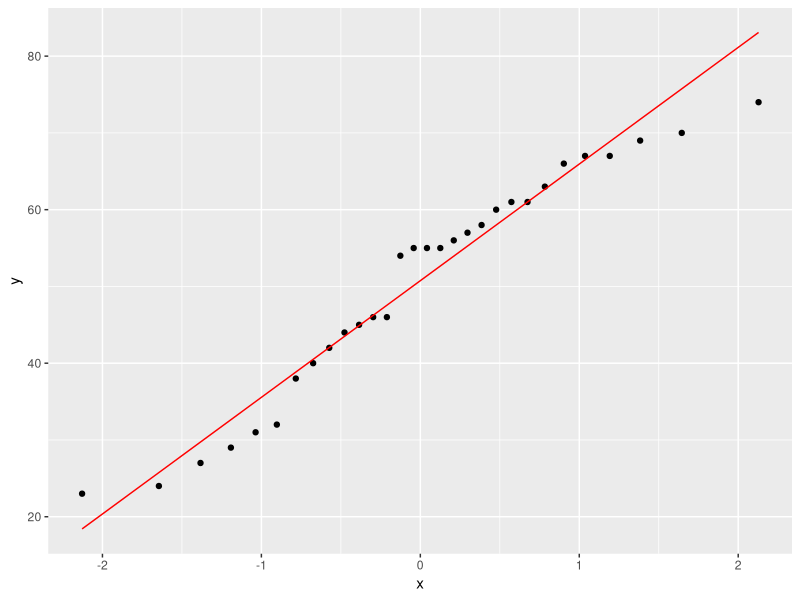
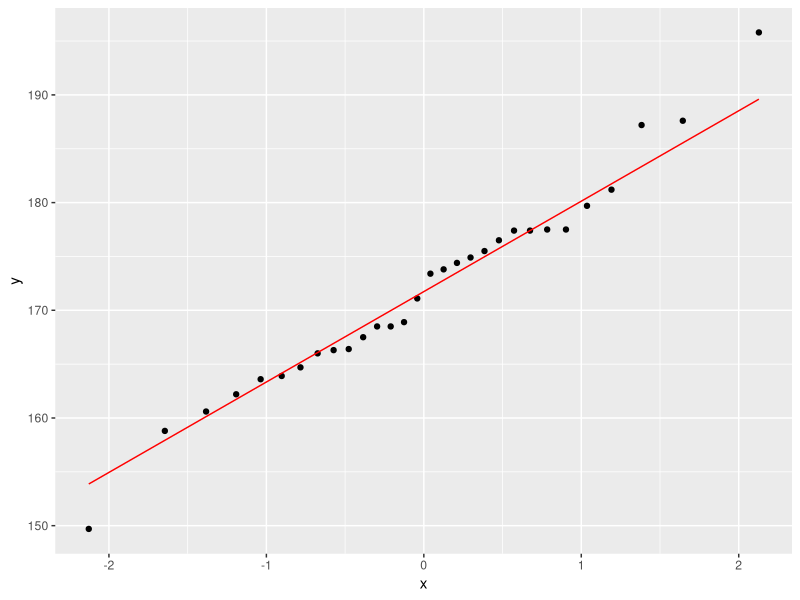
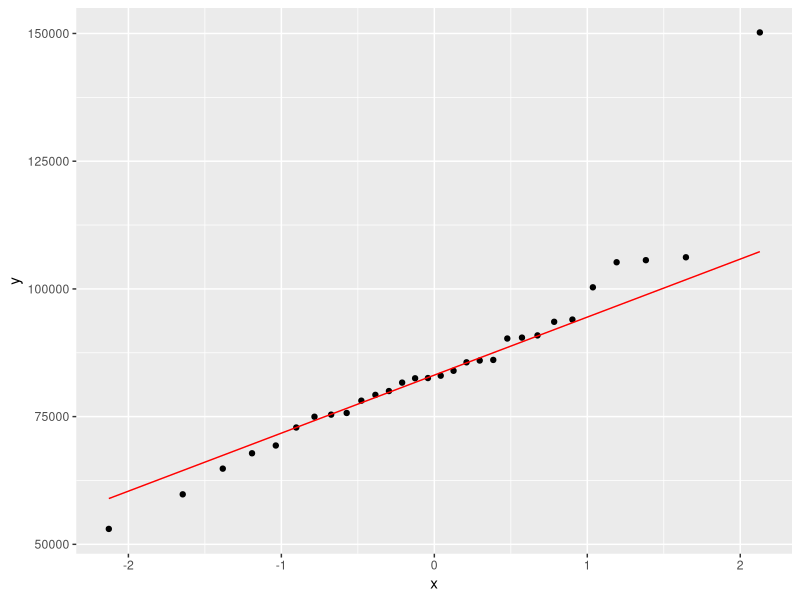
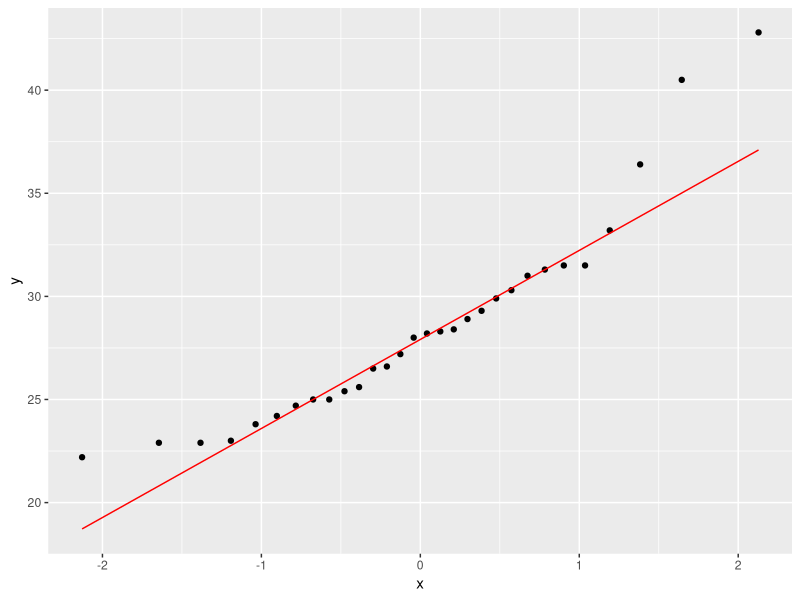
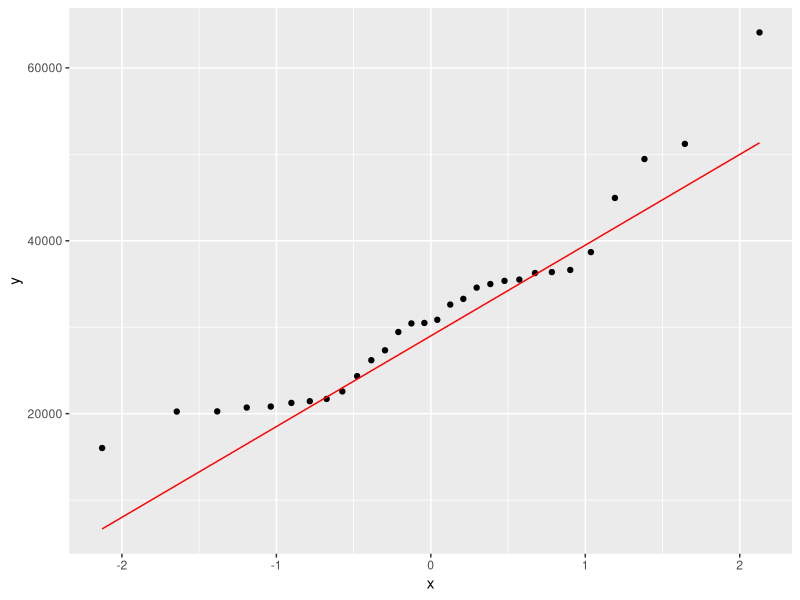
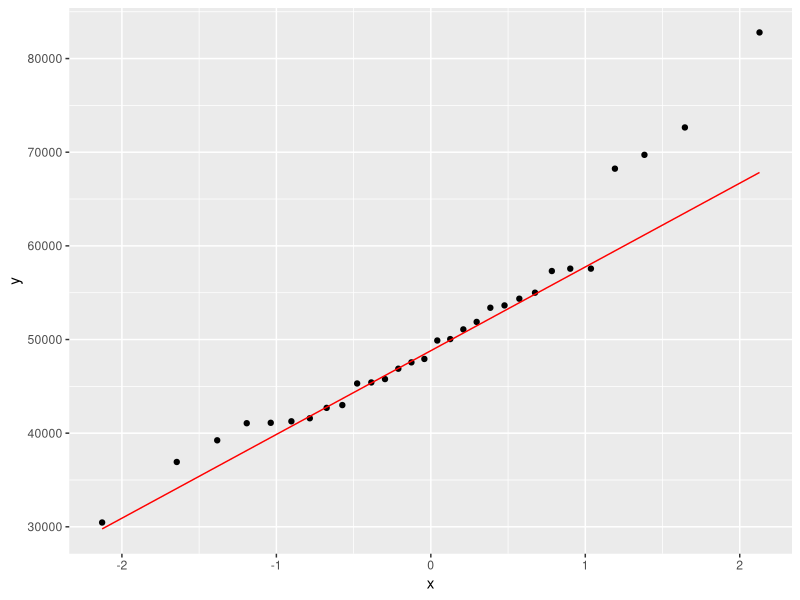
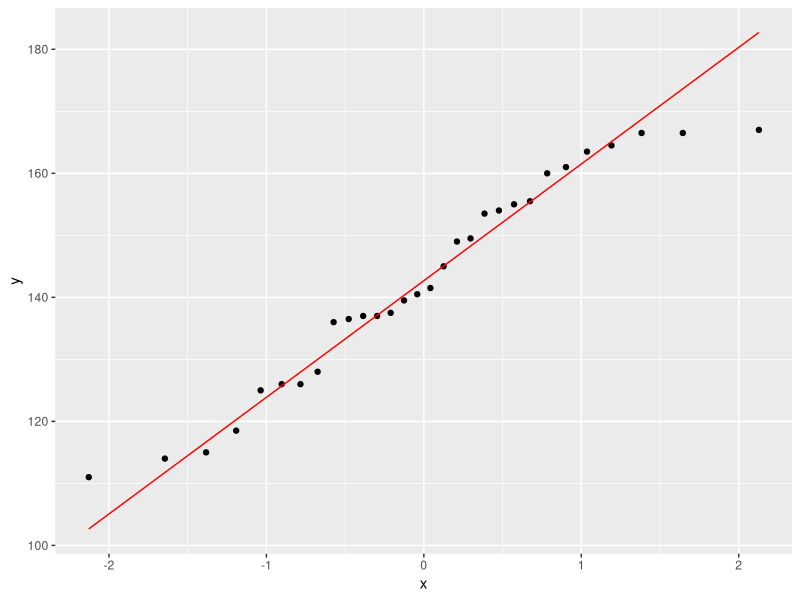
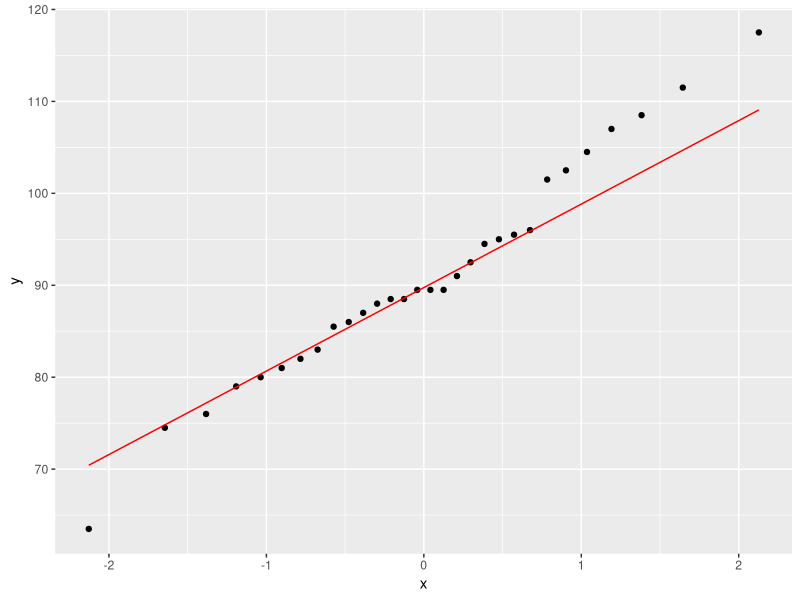

Write R code to recreate these figures, in order.
## ---- chunk 1
library(tidyverse); library(knitr); library(ggplot2); library(kableExtra); library(readxl); library(dplyr); library(flextable); library(pbkrtest); library(broom)
Resultatskjema <- read_excel("Resultatskjema.xlsx")
view(Resultatskjema)

pre.diff <- Resultatskjema %>%
  # velger relevante variabler
  select(id, group, time, sex, age, height, total_mass, bmi, fat_mass, lean_mass, sys, dia, wc, handgrip, vo2max_ml_min_kg_6x5, vat_mass, vat_volume, `s-glukose`, `s-triglyserider`, `s-hdl`, `s-ldl`, pwv, `1rm_newton`) %>% 
  # filtrerer verdier fra pretest
  filter(time == "pre") %>%
  # grupperer etter gruppe 
  group_by(group) %>%
  mutate(total_mass = as.numeric(total_mass, na.rm = TRUE)) %>%
  mutate(fat_mass = as.numeric(fat_mass, na.rm = TRUE)) %>%
  mutate(lean_mass = as.numeric(lean_mass, na.rm = TRUE)) %>%
  mutate(vo2max_ml_min_kg = as.numeric(vo2max_ml_min_kg_6x5, na.rm = TRUE)) %>%
  mutate(vat_mass = as.numeric(vat_mass, na.rm = TRUE)) %>%
  mutate(vat_volume = as.numeric(vat_volume, na.rm = TRUE)) %>%
  mutate(`s-glukose` = as.numeric(`s-glukose`, na.rm = TRUE)) %>%
  mutate(`s-triglyserider` = as.numeric(`s-triglyserider`, na.rm = TRUE)) %>%
  mutate(`s-hdl` = as.numeric(`s-hdl`, na.rm = TRUE)) %>%
  mutate(`s-ldl` = as.numeric(`s-ldl`, na.rm = TRUE)) %>%
  mutate(pwv = as.numeric(pwv, na.rm = TRUE)) %>%
  mutate(strength_leg = as.numeric(`1rm_newton`, na.rm = TRUE)) %>%
  drop_na() %>%
  print()

ggplot(pre.diff, aes(sample = age)) + stat_qq() + stat_qq_line(col = "red")
lm.age <- lm(age ~ group, data = pre.diff)
summary(lm.age)
confint(lm.age)

lm.age.co <- lm(age ~ group + sex, data = pre.diff)
summary(lm.age.co)

ggplot(pre.diff, aes(sample = height)) + stat_qq() + stat_qq_line(col = "red")
lm.height <- lm(height ~ group, data = pre.diff)
summary(lm.height)
confint(lm.height)

lm.height.co <- lm(height ~ group + sex, data = pre.diff)
summary(lm.height.co)

ggplot(pre.diff, aes(sample = total_mass)) + stat_qq() + stat_qq_line(col = "red")
lm.mass <- lm(total_mass ~ group, data = pre.diff)
summary(lm.mass)
confint(lm.mass)

lm.mass.co <- lm(total_mass ~ group + sex, data = pre.diff)
summary(lm.mass.co)

# bmi er signifikant forskjellig mellom gruppene
ggplot(pre.diff, aes(sample = bmi)) + stat_qq() + stat_qq_line(col = "red")
lm.bmi <- lm(bmi ~ group, data = pre.diff)
summary(lm.bmi)
confint(lm.bmi)

lm.bmi.co <- lm(bmi ~ group + sex, data = pre.diff)
summary(lm.bmi.co)

# fettmasse er signifikant forskjellig mellom gruppene
ggplot(pre.diff, aes(sample = fat_mass)) + stat_qq() + stat_qq_line(col = "red")
lm.fat <- lm(fat_mass ~ group, data = pre.diff)
summary(lm.fat)
confint(lm.fat)

lm.fat.co <- lm(fat_mass ~ group + sex, data = pre.diff)
summary(lm.fat.co)

ggplot(pre.diff, aes(sample = lean_mass)) + stat_qq() + stat_qq_line(col = "red")
lm.lean <- lm(lean_mass ~ group, data = pre.diff)
summary(lm.lean)
confint(lm.lean)

lm.lean.co <- lm(lean_mass ~ group + sex, data = pre.diff)
summary(lm.lean.co)

ggplot(pre.diff, aes(sample = sys)) + stat_qq() + stat_qq_line(col = "red")
lm.sys <- lm(sys ~ group, data = pre.diff)
summary(lm.sys)
confint(lm.sys)

lm.sys.co <- lm(sys ~ group + sex, data = pre.diff)
summary(lm.sys.co)

ggplot(pre.diff, aes(sample = dia)) + stat_qq() + stat_qq_line(col = "red")
lm.dia <- lm(dia ~ group, data = pre.diff)
summary(lm.dia)
confint(lm.dia)

lm.dia.co <- lm(dia ~ group + sex, data = pre.diff)
summary(lm.dia.co)

ggplot(pre.diff, aes(sample = wc)) + stat_qq() + stat_qq_line(col = "red")
lm.wc <- lm(wc ~ group, data = pre.diff)
summary(lm.wc)
confint(lm.wc)

lm.wc.co <- lm(wc ~ group + sex, data = pre.diff)
summary(lm.wc.co)

ggplot(pre.diff, aes(sample = handgrip)) + stat_qq() + stat_qq_line(col = "red")
lm.hg <- lm(handgrip ~ group, data = pre.diff)
summary(lm.hg)

lm.hg.co <- lm(handgrip ~ group + sex, data = pre.diff)
summary(lm.hg.co)

ggplot(pre.diff, aes(sample = vo2max_ml_min_kg)) + stat_qq() + stat_qq_line(col = "red")
lm.vo2 <- lm(vo2max_ml_min_kg ~ group, data = pre.diff)
summary(lm.vo2)

lm.vo2.co <- lm(vo2max_ml_min_kg ~ group + sex, data = pre.diff)
summary(lm.vo2.co)

ggplot(pre.diff, aes(sample = vat_mass)) + stat_qq() + stat_qq_line(col = "red")
lm.vat <- lm(vat_mass ~ group, data = pre.diff)
summary(lm.vat)

lm.vat.co <- lm(vat_mass ~ group + sex, data = pre.diff)
summary(lm.vat.co)

ggplot(pre.diff, aes(sample = vat_volume)) + stat_qq() + stat_qq_line(col = "red")
lm.vatv <- lm(vat_volume ~ group, data = pre.diff)
summary(lm.vatv)

# fjerner fp som hadde 10 i glukose 
gluk <- pre.diff %>%
  filter(id != "tr031 10541") %>%
  print()

# sjekker forskjeller både med og uten fp med ekstremverdi  
ggplot(gluk, aes(sample = `s-glukose`)) + stat_qq() + stat_qq_line(col = "red")
lm.gluk <- lm(`s-glukose` ~ group, data = gluk)
summary(lm.gluk)

ggplot(pre.diff, aes(sample = `s-glukose`)) + stat_qq() + stat_qq_line(col = "red")
lm.gluk.med <- lm(`s-glukose` ~ group, data = pre.diff)
summary(lm.gluk.med)

lm.gluk.med.co <- lm(`s-glukose` ~ group + sex, data = pre.diff)
summary(lm.gluk.med.co)

ggplot(pre.diff, aes(sample = `s-triglyserider`)) + stat_qq() + stat_qq_line(col = "red")
lm.trigl <- lm(`s-triglyserider` ~ group, data = pre.diff)
summary(lm.trigl)

lm.trigl.co <- lm(`s-triglyserider` ~ group + sex, data = pre.diff)
summary(lm.trigl.co)

# fjerner 3xfp med ekstreme verdier i triglyserider
trigl <- pre.diff %>%
  filter(id != "tr031 11159") %>%
  filter(id != "tr031 14662") %>%
  filter(id != "tr031 11887") %>%
  print()

# sjekker forskjeller uten 3xfp
ggplot(trigl, aes(sample = `s-triglyserider`)) + stat_qq() + stat_qq_line(col = "red")
lm.trigl.uten <- lm(`s-triglyserider` ~ group, data = trigl)
summary(lm.trigl.uten)

ggplot(pre.diff, aes(sample = `s-hdl`)) + stat_qq() + stat_qq_line(col = "red")
lm.hdl <- lm(`s-hdl` ~ group, data = pre.diff)
summary(lm.hdl)

lm.hdl.co <- lm(`s-hdl` ~ group + sex, data = pre.diff)
summary(lm.hdl.co)

# fjerner fp med ekstreme verdier i hdl
hdl <- pre.diff %>%
  filter(id != "tr031 005") %>%
  print()

ggplot(hdl, aes(sample = `s-hdl`)) + stat_qq() + stat_qq_line(col = "red")
lm.hdl.uten <- lm(`s-hdl` ~ group, data = hdl)
summary(lm.hdl.uten)

ggplot(pre.diff, aes(sample = `s-ldl`)) + stat_qq() + stat_qq_line(col = "red")
lm.ldl <- lm(`s-ldl` ~ group, data = pre.diff)
summary(lm.ldl)

ggplot(pre.diff, aes(sample = `s-ldl`)) + stat_qq() + stat_qq_line(col = "red")
lm.ldl.co <- lm(`s-ldl` ~ group + sex, data = pre.diff)
summary(lm.ldl.co)

# fjerner fp med ekstreme verdier i ldl
ldl <- pre.diff %>%
  filter(id != "tr031 001") %>%
  filter(id != "tr031 10541") %>%
  filter(id != "tr031 015") %>%
  print()

ggplot(ldl, aes(sample = `s-ldl`)) + stat_qq() + stat_qq_line(col = "red")
lm.ldl.uten <- lm(`s-ldl` ~ group, data = ldl)
summary(lm.ldl.uten)

ggplot(pre.diff, aes(sample = pwv)) + stat_qq() + stat_qq_line(col = "red")
lm.pwv <- lm(pwv ~ group, data = pre.diff)
summary(lm.pwv)

ggplot(pre.diff, aes(sample = pwv)) + stat_qq() + stat_qq_line(col = "red")
lm.pwv.co <- lm(pwv ~ group + sex, data = pre.diff)
summary(lm.pwv.co)

ggplot(pre.diff, aes(sample = strength_leg)) + stat_qq() + stat_qq_line(col = "red")
lm.strength_leg <- lm(strength_leg ~ group, data = pre.diff)
summary(lm.strength_leg)

lm.strength_leg.co <- lm(strength_leg ~ group + sex, data = pre.diff)
summary(lm.strength_leg.co)


# sjekker p.verdi mellom kvinner i pre-verdier
pre.diff.women <- Resultatskjema %>%
  # velger relevante variabler
  select(id, group, time, sex, age, height, total_mass, bmi, fat_mass, lean_mass, sys, dia, wc, handgrip, vo2max_ml_min_kg_6x5, vat_mass, vat_volume, `s-glukose`, `s-triglyserider`, `s-hdl`, `s-ldl`, pwv, `1rm_newton`) %>% 
  # filtrerer verdier fra pretest
  filter(time == "pre") %>%
  filter(sex == "1") %>%
  # grupperer etter gruppe 
  group_by(group) %>%
  mutate(total_mass = as.numeric(total_mass, na.rm = TRUE)) %>%
  mutate(fat_mass = as.numeric(fat_mass, na.rm = TRUE)) %>%
  mutate(lean_mass = as.numeric(lean_mass, na.rm = TRUE)) %>%
  mutate(vo2max_ml_min_kg = as.numeric(vo2max_ml_min_kg_6x5, na.rm = TRUE)) %>%
  mutate(vat_mass = as.numeric(vat_mass, na.rm = TRUE)) %>%
  mutate(vat_volume = as.numeric(vat_volume, na.rm = TRUE)) %>%
  mutate(`s-glukose` = as.numeric(`s-glukose`, na.rm = TRUE)) %>%
  mutate(`s-triglyserider` = as.numeric(`s-triglyserider`, na.rm = TRUE)) %>%
  mutate(`s-hdl` = as.numeric(`s-hdl`, na.rm = TRUE)) %>%
  mutate(`s-ldl` = as.numeric(`s-ldl`, na.rm = TRUE)) %>%
  mutate(pwv = as.numeric(pwv, na.rm = TRUE)) %>%
  mutate(strength_leg = as.numeric(`1rm_newton`, na.rm = TRUE)) %>%
  drop_na() %>%
  print()

ggplot(pre.diff.women, aes(sample = age)) + stat_qq() + stat_qq_line(col = "red")
lm.age.w <- lm(age ~ group, data = pre.diff.women)
summary(lm.age.w)

ggplot(pre.diff.women, aes(sample = height)) + stat_qq() + stat_qq_line(col = "red")
lm.height.w <- lm(height ~ group, data = pre.diff.women)
summary(lm.height.w)

ggplot(pre.diff.women, aes(sample = total_mass)) + stat_qq() + stat_qq_line(col = "red")
lm.mass.w <- lm(total_mass ~ group, data = pre.diff.women)
summary(lm.mass.w)

ggplot(pre.diff.women, aes(sample = bmi)) + stat_qq() + stat_qq_line(col = "red")
lm.bmi.w <- lm(bmi ~ group, data = pre.diff.women)
summary(lm.bmi.w)


ggplot(pre.diff.women, aes(sample = fat_mass)) + stat_qq() + stat_qq_line(col = "red")
lm.fat.w <- lm(fat_mass ~ group, data = pre.diff.women)
summary(lm.fat.w)

ggplot(pre.diff.women, aes(sample = lean_mass)) + stat_qq() + stat_qq_line(col = "red")
lm.lean.w <- lm(lean_mass ~ group, data = pre.diff.women)
summary(lm.lean.w)

ggplot(pre.diff.women, aes(sample = sys)) + stat_qq() + stat_qq_line(col = "red")
lm.sys.w <- lm(sys ~ group, data = pre.diff.women)
summary(lm.sys.w)

ggplot(pre.diff.women, aes(sample = dia)) + stat_qq() + stat_qq_line(col = "red")
lm.dia.w <- lm(dia ~ group, data = pre.diff.women)
summary(lm.dia.w)

ggplot(pre.diff.women, aes(sample = wc)) + stat_qq() + stat_qq_line(col = "red")
lm.wc.w <- lm(wc ~ group, data = pre.diff.women)
summary(lm.wc.w)

ggplot(pre.diff.women, aes(sample = handgrip)) + stat_qq() + stat_qq_line(col = "red")
lm.hg.w <- lm(handgrip ~ group, data = pre.diff.women)
summary(lm.hg.w)

ggplot(pre.diff.women, aes(sample = vo2max_ml_min_kg)) + stat_qq() + stat_qq_line(col = "red")
lm.vo2.w <- lm(vo2max_ml_min_kg ~ group, data = pre.diff.women)
summary(lm.vo2.w)

ggplot(pre.diff.women, aes(sample = vat_mass)) + stat_qq() + stat_qq_line(col = "red")
lm.vat.w <- lm(vat_mass ~ group, data = pre.diff.women)
summary(lm.vat.w)

ggplot(pre.diff.women, aes(sample = `s-glukose`)) + stat_qq() + stat_qq_line(col = "red")
lm.gluk.w <- lm(`s-glukose` ~ group, data = pre.diff.women)
summary(lm.gluk.w)

ggplot(pre.diff.women, aes(sample = `s-triglyserider`)) + stat_qq() + stat_qq_line(col = "red")
lm.trigl.w <- lm(`s-triglyserider` ~ group, data = pre.diff.women)
summary(lm.trigl.w)

ggplot(pre.diff.women, aes(sample = `s-hdl`)) + stat_qq() + stat_qq_line(col = "red")
lm.hdl.w <- lm(`s-hdl` ~ group, data = pre.diff.women)
summary(lm.hdl.w)

ggplot(pre.diff.women, aes(sample = `s-ldl`)) + stat_qq() + stat_qq_line(col = "red")
lm.ldl.w <- lm(`s-ldl` ~ group, data = pre.diff.women)
summary(lm.ldl.w)

ggplot(pre.diff.women, aes(sample = pwv)) + stat_qq() + stat_qq_line(col = "red")
lm.pwv.w <- lm(pwv ~ group, data = pre.diff.women)
summary(lm.pwv.w)

ggplot(pre.diff.women, aes(sample = strength_leg)) + stat_qq() + stat_qq_line(col = "red")
lm.strength_leg.w <- lm(strength_leg ~ group, data = pre.diff.women)
summary(lm.strength_leg.w)


# sjekker p.verdi mellom kvinner i pre-verdier
pre.diff.men <- Resultatskjema %>%
  # velger relevante variabler
  select(id, group, time, sex, age, height, total_mass, bmi, fat_mass, lean_mass, sys, dia, wc, handgrip, vo2max_ml_min_kg_6x5, vat_mass, vat_volume, `s-glukose`, `s-triglyserider`, `s-hdl`, `s-ldl`, pwv, `1rm_newton`) %>% 
  # filtrerer verdier fra pretest
  filter(time == "pre") %>%
  filter(sex == "2") %>%
  # grupperer etter gruppe 
  group_by(group) %>%
  mutate(total_mass = as.numeric(total_mass, na.rm = TRUE)) %>%
  mutate(fat_mass = as.numeric(fat_mass, na.rm = TRUE)) %>%
  mutate(lean_mass = as.numeric(lean_mass, na.rm = TRUE)) %>%
  mutate(vo2max_ml_min_kg = as.numeric(vo2max_ml_min_kg_6x5, na.rm = TRUE)) %>%
  mutate(vat_mass = as.numeric(vat_mass, na.rm = TRUE)) %>%
  mutate(vat_volume = as.numeric(vat_volume, na.rm = TRUE)) %>%
  mutate(`s-glukose` = as.numeric(`s-glukose`, na.rm = TRUE)) %>%
  mutate(`s-triglyserider` = as.numeric(`s-triglyserider`, na.rm = TRUE)) %>%
  mutate(`s-hdl` = as.numeric(`s-hdl`, na.rm = TRUE)) %>%
  mutate(`s-ldl` = as.numeric(`s-ldl`, na.rm = TRUE)) %>%
  mutate(pwv = as.numeric(pwv, na.rm = TRUE)) %>%
  mutate(strength_leg = as.numeric(`1rm_newton`, na.rm = TRUE)) %>%
  drop_na() %>%
  print()

ggplot(pre.diff.men, aes(sample = age)) + stat_qq() + stat_qq_line(col = "red")
lm.age.m <- lm(age ~ group, data = pre.diff.men)
summary(lm.age.m)

ggplot(pre.diff.men, aes(sample = height)) + stat_qq() + stat_qq_line(col = "red")
lm.height.m <- lm(height ~ group, data = pre.diff.men)
summary(lm.height.m)

# filtrerer ut ekstremverdi
pre.diff.men.eks <- pre.diff.men %>%
  filter(id != "tr031 004")

ggplot(pre.diff.men, aes(sample = total_mass)) + stat_qq() + stat_qq_line(col = "red")
lm.mass.m <- lm(total_mass ~ group, data = pre.diff.men)
summary(lm.mass.m)

ggplot(pre.diff.men.eks, aes(sample = total_mass)) + stat_qq() + stat_qq_line(col = "red")
lm.mass.m2 <- lm(total_mass ~ group, data = pre.diff.men.eks)
summary(lm.mass.m2)

ggplot(pre.diff.men, aes(sample = bmi)) + stat_qq() + stat_qq_line(col = "red")
lm.bmi.m <- lm(bmi ~ group, data = pre.diff.men)
summary(lm.bmi.m)

ggplot(pre.diff.men.eks, aes(sample = bmi)) + stat_qq() + stat_qq_line(col = "red")
lm.bmi.m2 <- lm(bmi ~ group, data = pre.diff.men.eks)
summary(lm.bmi.m2)

ggplot(pre.diff.men, aes(sample = fat_mass)) + stat_qq() + stat_qq_line(col = "red")
lm.fat.m <- lm(fat_mass ~ group, data = pre.diff.men)
summary(lm.fat.m)

ggplot(pre.diff.men.eks, aes(sample = fat_mass)) + stat_qq() + stat_qq_line(col = "red")
lm.fat.m2 <- lm(fat_mass ~ group, data = pre.diff.men.eks)
summary(lm.fat.m2)

ggplot(pre.diff.men, aes(sample = lean_mass)) + stat_qq() + stat_qq_line(col = "red")
lm.lean.m <- lm(lean_mass ~ group, data = pre.diff.men)
summary(lm.lean.m)

ggplot(pre.diff.men, aes(sample = sys)) + stat_qq() + stat_qq_line(col = "red")
lm.sys.m <- lm(sys ~ group, data = pre.diff.men)
summary(lm.sys.m)

ggplot(pre.diff.men, aes(sample = dia)) + stat_qq() + stat_qq_line(col = "red")
lm.dia.m <- lm(dia ~ group, data = pre.diff.men)
summary(lm.dia.m)

ggplot(pre.diff.men, aes(sample = wc)) + stat_qq() + stat_qq_line(col = "red")
lm.wc.m <- lm(wc ~ group, data = pre.diff.men)
summary(lm.wc.m)

# sjekker uten ekstremverdi

ggplot(pre.diff.men.eks, aes(sample = wc)) + stat_qq() + stat_qq_line(col = "red")
lm.wc.m2 <- lm(wc ~ group, data = pre.diff.men.eks)
summary(lm.wc.m2)

ggplot(pre.diff.men, aes(sample = handgrip)) + stat_qq() + stat_qq_line(col = "red")
lm.hg.m <- lm(handgrip ~ group, data = pre.diff.men)
summary(lm.hg.m)

ggplot(pre.diff.men, aes(sample = vo2max_ml_min_kg)) + stat_qq() + stat_qq_line(col = "red")
lm.vo2.m <- lm(vo2max_ml_min_kg ~ group, data = pre.diff.men)
summary(lm.vo2.m)

ggplot(pre.diff.men, aes(sample = vat_mass)) + stat_qq() + stat_qq_line(col = "red")
lm.vat.m <- lm(vat_mass ~ group, data = pre.diff.men)
summary(lm.vat.m)

ggplot(pre.diff.men, aes(sample = `s-glukose`)) + stat_qq() + stat_qq_line(col = "red")
lm.gluk.m <- lm(`s-glukose` ~ group, data = pre.diff.men)
summary(lm.gluk.m)

# sjekker uten ekstremverdi
pre.diff.men.eks2 <- pre.diff.men %>%
  filter(id != "tr031 009")

ggplot(pre.diff.men.eks2, aes(sample = `s-glukose`)) + stat_qq() + stat_qq_line(col = "red")
lm.gluk.m2 <- lm(`s-glukose` ~ group, data = pre.diff.men.eks2)
summary(lm.gluk.m2)

ggplot(pre.diff.men, aes(sample = `s-triglyserider`)) + stat_qq() + stat_qq_line(col = "red")
lm.trigl.m <- lm(`s-triglyserider` ~ group, data = pre.diff.men)
summary(lm.trigl.m)

ggplot(pre.diff.men, aes(sample = `s-hdl`)) + stat_qq() + stat_qq_line(col = "red")
lm.hdl.m <- lm(`s-hdl` ~ group, data = pre.diff.men)
summary(lm.hdl.m)

ggplot(pre.diff.men, aes(sample = `s-ldl`)) + stat_qq() + stat_qq_line(col = "red")
lm.ldl.m <- lm(`s-ldl` ~ group, data = pre.diff.men)
summary(lm.ldl.m)

ggplot(pre.diff.men, aes(sample = pwv)) + stat_qq() + stat_qq_line(col = "red")
lm.pwv.m <- lm(pwv ~ group, data = pre.diff.men)
summary(lm.pwv.m)

ggplot(pre.diff.men, aes(sample = strength_leg)) + stat_qq() + stat_qq_line(col = "red")
lm.strength_leg.m <- lm(strength_leg ~ group, data = pre.diff.men)
summary(lm.strength_leg.m)
